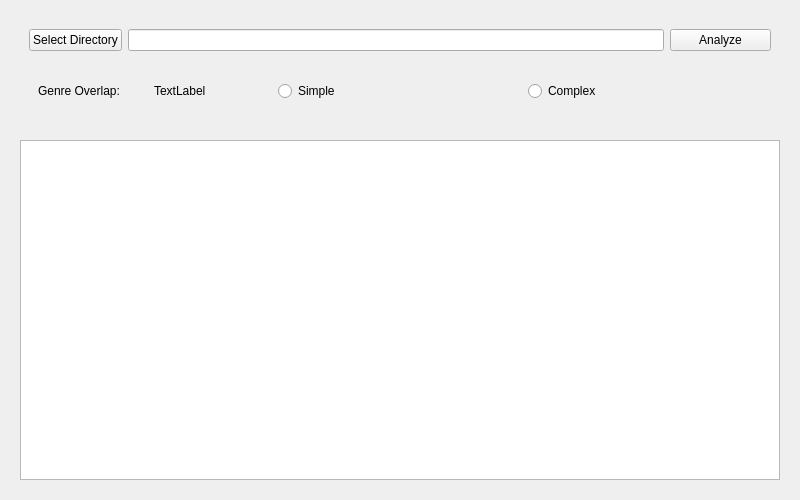
<?xml version="1.0" encoding="UTF-8"?>
<ui version="4.0">
 <class>Form</class>
 <widget class="QWidget" name="Form">
  <property name="geometry">
   <rect>
    <x>0</x>
    <y>0</y>
    <width>800</width>
    <height>500</height>
   </rect>
  </property>
  <property name="minimumSize">
   <size>
    <width>500</width>
    <height>300</height>
   </size>
  </property>
  <property name="windowTitle">
   <string>Form</string>
  </property>
  <layout class="QVBoxLayout" name="verticalLayout_2">
   <item>
    <widget class="QWidget" name="widget_3" native="true">
     <layout class="QVBoxLayout" name="verticalLayout">
      <item>
       <widget class="QWidget" name="widget" native="true">
        <layout class="QHBoxLayout" name="horizontalLayout">
         <item>
          <widget class="QPushButton" name="pushButton_select">
           <property name="text">
            <string>Select Directory</string>
           </property>
          </widget>
         </item>
         <item>
          <widget class="QLineEdit" name="lineEdit_directory"/>
         </item>
         <item>
          <widget class="QPushButton" name="pushButton_analyze">
           <property name="minimumSize">
            <size>
             <width>101</width>
             <height>22</height>
            </size>
           </property>
           <property name="text">
            <string>Analyze</string>
           </property>
          </widget>
         </item>
        </layout>
       </widget>
      </item>
      <item>
       <widget class="QWidget" name="widget_2" native="true">
        <layout class="QHBoxLayout" name="horizontalLayout_2">
         <item>
          <widget class="QWidget" name="widget_5" native="true">
           <layout class="QHBoxLayout" name="horizontalLayout_4">
            <item>
             <widget class="QLabel" name="genre_overlap_static">
              <property name="text">
               <string>Genre Overlap:</string>
              </property>
             </widget>
            </item>
            <item>
             <widget class="QLabel" name="genre_overlap_value">
              <property name="text">
               <string>TextLabel</string>
              </property>
             </widget>
            </item>
           </layout>
          </widget>
         </item>
         <item>
          <widget class="QRadioButton" name="radioButton">
           <property name="text">
            <string>Simple</string>
           </property>
          </widget>
         </item>
         <item>
          <widget class="QRadioButton" name="radioButton_complex">
           <property name="text">
            <string>Complex</string>
           </property>
          </widget>
         </item>
        </layout>
       </widget>
      </item>
     </layout>
    </widget>
   </item>
   <item>
    <widget class="QWidget" name="widget_4" native="true">
     <layout class="QHBoxLayout" name="horizontalLayout_3">
      <item>
       <widget class="QTableView" name="tableView_results"/>
      </item>
     </layout>
    </widget>
   </item>
  </layout>
 </widget>
 <resources/>
 <connections/>
</ui>
